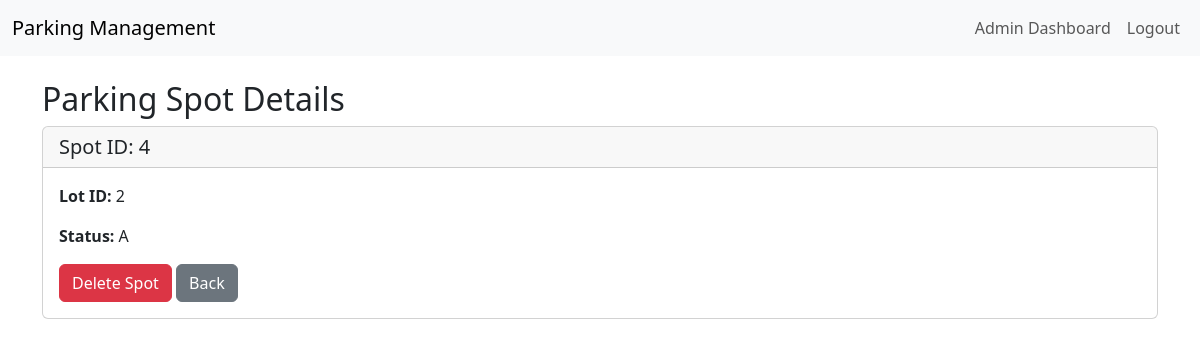
/admin/view_spot/4 (signed in), run on an earlier commit of the app's database.
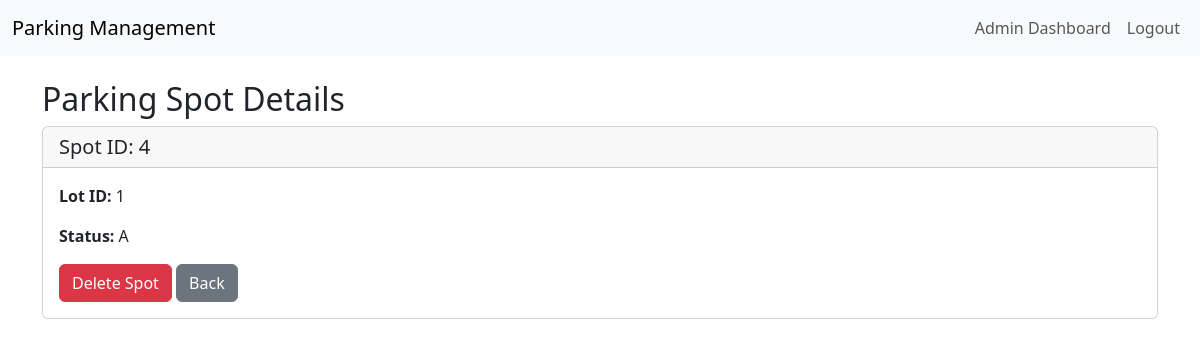
And on a later commit of the database.
### models.py (models this page shows)
class ParkingSpot(db.Model):
    id = db.Column(db.Integer, primary_key=True)
    lot_id = db.Column(db.Integer, db.ForeignKey('parking_lot.id'), nullable=False)
    status = db.Column(db.String(1), nullable=False, default='A')

### app.py (the view)
@app.route('/admin/view_spot/<int:spot_id>')
def view_spot(spot_id):
    user = get_current_user()
    if not user or user.role != 'admin':
        return redirect(url_for('login'))
    spot = ParkingSpot.query.get_or_404(spot_id)
    return render_template('view_spot.html', spot=spot)

### app.py (called while the page is built)
def get_current_user():
    if 'user_id' in session:
        user = User.query.get(session['user_id'])
        print(f"Current user: {user.username if user else 'None'}")
        return user
    print("No user_id in session")
    return None

@app.context_processor
def utility_processor():
    return dict(get_current_user=get_current_user)

### templates/view_spot.html (shortened to what this page needs)
{% extends "base.html" %}
{% block content %}
<h2>Parking Spot Details</h2>
<div class="card">
    <div class="card-header">
        <h5 class="mb-0">Spot ID: {{ spot.id }}</h5>
    </div>
    <div class="card-body">
        <p><strong>Lot ID:</strong> {{ spot.lot_id }}</p>
        <p><strong>Status:</strong> {{ spot.status }}</p>
        <form method="POST" action="{{ url_for('delete_spot', spot_id=spot.id) }}" style="display:inline;">
            <button type="submit" class="btn btn-danger" onclick="return confirm('Are you sure?')">Delete Spot</button>
        </form>
        <a href="{{ url_for('admin_dashboard') }}" class="btn btn-secondary">Back</a>
    </div>
</div>
{% endblock %}

What changed in the data, as far as the page shows it:
changed ParkingSpot id 4: lot_id "2" → "1"
